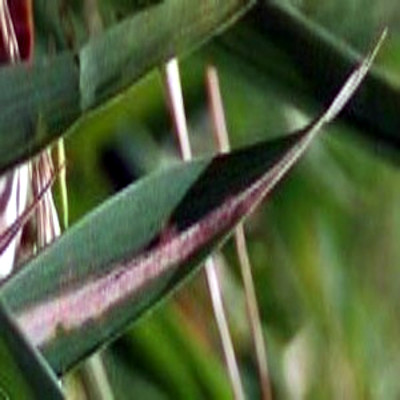
#> input picture dataset/images/blb/31.jpg, 400 x 400 px, given as the content of the folder dataset/mekus/training, which was not available
$ python pipeline.py   (older library calls are emulated)
#> lines starting #> are read from the running program, lines starting #| are printed output that depends on the picture; after the words box and inside, x2 and y2 are one past the last pixel; in counts of white or black regions, pixels touching at a corner belong together; pictures that were not available may be replaced by others from this repository, and a replacement may not be noted
### utilities/const.py
import sys

from sklearn.calibration import LabelEncoder
from sklearn.discriminant_analysis import StandardScaler

sys.path.append(r'lib')
sys.path.append(r'utilities')
sys.path.append(r'pre')

import os
import cv2
import numpy as np
from enum import Enum
from sklearn.metrics import accuracy_score
from sklearn.model_selection import KFold, cross_val_score, train_test_split
from sklearn.svm import SVC
from utilities.features import *

"""
INITIAL PAThS
"""
MODEL_PATH = r'dataset\model\models'
SCALER_PATH = r'dataset\model\scalers'
FEATURE_PATH = r'dataset\model\features'
SEGMENTED_PATH = r'dataset\segmented'
AUGMENTED_PATH = r'dataset\augmented'
DATA_PATH = r'dataset\model'
CAPTURED_PATH = r'dataset\captured'
NEW_PATH = r'dataset\training'
TRAINING_PATH = r'dataset\finalized\training'
VALIDATION_PATH = r'dataset\finalized\validation'
TESTING_PATH = r'dataset\finalized\testing'
UNLABLED_PATH = r'dataset\plants'
PHILRICE_PATH = r'dataset\philrice'
DATASET_PATH = r'dataset\mix and match\ONNO'
SEG_PATH = r'dataset\model'
LOGS_PATH = r'reports'

"""
GENERAL CONSTANTS
"""
class Model(Enum):
    BaseModel       = 0
    ParticleSwarm   = 1
    AntColony       = 2
    ArtificialBee   = 3

class Disease(Enum):
    blb     =   0
    hlt     =   1
    rb     =   2
    sb     =   3

label_encoder = LabelEncoder()

DISEASES = ['blb', 'hlt', 'rb', 'sb']
CLASSIFIER = SVC(C=10, kernel='rbf', probability=True)
CORES = os.cpu_count() // 2
CORES = CORES if CORES // 2 >= os.cpu_count() else CORES + 1
PARAM_GRID = {
    'C': [0.1, 1, 10],
    'kernel': ['rbf'],
    'gamma': ['scale', 'auto'] + [0.1, 1],
    # 'coef0': [0.0, 2.0],
    'class_weight': [None, 'balanced'],
    'decision_function_shape': ['ovr', 'ovo'],
    # 'shrinking': [True, False],
    'probability': [True, False],  # Add this line to control the randomness of the underlying implementation
    # 'random_state': [None, 0, 42]  # Add this line to control the seed of the random number generator
}
FOLDS = 4 # Amount of folds, KFOLD is automatically applied if FOLDS > 1
SHUFFLE = True # False to ensure replicability over all models

R_STATE = None # Select Random State to ensure replicablity
TEST_SIZE = 0.2 #  Percentage of test size
VAL_SIZE = 0.25
"""
OBJECTIVE FUNCTION
"""

# [54 lines left out: functions fitness_cv, fitness, fitness_pso, not called in this run]

"""
FOR PRE-PROCESSING
"""
WIDTH, HEIGHT = 500, 500
FEAT_W = FEAT_H = 100
LTHRESHOLD = 128
DENOISE_KERNEL = (3, 3)
DENOISE_SIGMA = 0

LB = 191
UB = 251

SHARPEN_KERNEL = np.array([[-1, -1, -1],
                           [-1, 9, -1],
                           [-1, -1, -1]], dtype=np.float32)

AUGMENTATIONS = [
    ('H_FLIP', lambda img: cv2.flip(img, 1)),
    ('V_FLIP', lambda img: cv2.flip(img, 0)),
    ('ROT90C', lambda img: cv2.rotate(img, cv2.ROTATE_90_CLOCKWISE)),
    ('ROT180', lambda img: cv2.rotate(img, cv2.ROTATE_180)),
    ('ROT90O', lambda img: cv2.rotate(img, cv2.ROTATE_90_COUNTERCLOCKWISE)),
    ('CONINC', lambda img: cv2.convertScaleAbs(img, alpha=1.5, beta=0)),
    ('CONDEC', lambda img: cv2.convertScaleAbs(img, alpha=0.5, beta=0)),
    ('BR_INC', lambda img: cv2.convertScaleAbs(img, alpha=1, beta=50)),
    ('BR_DEC', lambda img: cv2.convertScaleAbs(img, alpha=1, beta=-50)),
    ('IMBLUR', lambda img: cv2.GaussianBlur(img, (5, 5), 0)),  # Apply Gaussian blur
    ('SHARPN', lambda img: cv2.filter2D(img, -1, SHARPEN_KERNEL)),  # Apply sharpening filter
]
"""
FOR FEATURE EXTRACTION
"""
# HOG (SHAPE) FEATURES
PPC = (8, 8)
CPB = (1, 1)
ORIENT = 8

# LBP (TEXTURE) FEATURES
RADIUS = 1
POINTS = 8 * RADIUS

# GLCM (TEXTURE) FEATURES
DISTANCE = 1
ANGLES = 0
LEVELS = 256

# COLOR COHERANCE FEATURES
N_BINS = 8

FEATURES = {
    'SHP-HOG' : lambda image: getHOGFeatures(image, ORIENT, PPC, CPB),
    # 'IMG-HOG' : lambda image: getHOGImageFeatures(image, ORIENT, PPC, CPB),
    'TXR-GLCM': lambda image: getGLCMFeatures(image, DISTANCE, ANGLES, LEVELS),
    'TXR-LBP' : lambda image: getLBPFeatures(image, RADIUS, POINTS),
    'COL-HSV' : lambda image: getHSVFeatures(image),
    'COL-LAB' : lambda image: getLABFeatures(image),
    'COL-RGB' : lambda image: getRGBFeatures(image),
    'COL-STAT' : lambda image: getStatFeatures(image),
    'COL-COLHIST': lambda image: getColHistFeatures(image),
    'COL-CCV': lambda image: getCCVFeatures(image, N_BINS)
}

GROUPED_FEATURES = {}
for feature, _ in FEATURES.items():
    prefix = feature.split('-')[0]  # Extract the prefix
    if prefix not in GROUPED_FEATURES:
        GROUPED_FEATURES[prefix] = []
    GROUPED_FEATURES[prefix].append(feature)

### const.py
import sys

from sklearn.calibration import LabelEncoder
from sklearn.discriminant_analysis import StandardScaler

sys.path.append(r'lib')
sys.path.append(r'utilities')

import os
import cv2
import numpy as np
from enum import Enum
from sklearn.metrics import accuracy_score
from sklearn.model_selection import KFold, cross_val_score, train_test_split
from sklearn.svm import SVC
from utilities.features import *
np.set_printoptions(threshold=10)
"""
INITIAL PAThS
"""
MODEL_PATH = r'dataset\model\models'
SCALER_PATH = r'dataset\model\scalers'
FEATURE_PATH = r'dataset\model\features'
SEGMENTED_PATH = r'dataset\segmented'
AUGMENTED_PATH = r'dataset\augmented'
DATA_PATH = r'dataset\model'
CAPTURED_PATH = r'dataset\captured'
NEW_PATH = r'dataset\training'
TRAINING_PATH = r'dataset\mekus\training'
VALIDATION_PATH = r'dataset\finalized\validation'
TESTING_PATH = r'dataset\mekus\testing'
UNLABLED_PATH = r'dataset\plants'
PHILRICE_PATH = r'dataset\philrice'
DATASET_PATH = r'dataset\mix and match\ONNO'
SEG_PATH = r'dataset\model'
LOGS_PATH = r'reports'

"""
GENERAL CONSTANTS
"""
class ModelType(Enum):
    BaseModel       = 0
    ParticleSwarm   = 1
    AntColony       = 2
    ArtificialBee   = 3

class Disease(Enum):
    blb     =   0
    hlt     =   1
    rb     =   2
    sb     =   3

label_encoder = LabelEncoder()

DISEASES = ['blb', 'hlt', 'rb', 'sb']
CLASSIFIER = SVC(C=10, kernel='rbf', probability=True)
CORES = os.cpu_count() // 2
CORES = CORES if CORES // 2 >= os.cpu_count() else CORES + 1
PARAM_GRID = {
    'C': [0.1, 1, 10],
    'kernel': ['rbf'],
    'gamma': ['scale', 'auto'] + [0.1, 1],
    # 'coef0': [0.0, 2.0],
    'class_weight': [None, 'balanced'],
    'decision_function_shape': ['ovr', 'ovo'],
    # 'shrinking': [True, False],
    'probability': [True, False],  # Add this line to control the randomness of the underlying implementation
    # 'random_state': [None, 0, 42]  # Add this line to control the seed of the random number generator
}
FOLDS = 4 # Amount of folds, KFOLD is automatically applied if FOLDS > 1
SHUFFLE = True # False to ensure replicability over all models

R_STATE = None # Select Random State to ensure replicablity
TEST_SIZE = 0.2 #  Percentage of test size
VAL_SIZE = 0.25
"""
OBJECTIVE FUNCTION
"""

# [54 lines left out: functions fitness_cv, fitness, fitness_pso, not called in this run]

"""
FOR PRE-PROCESSING
"""
WIDTH = HEIGHT = 100
LTHRESHOLD = 128
DENOISE_KERNEL = (3, 3)
DENOISE_SIGMA = 0

LB = 191
UB = 251

SHARPEN_KERNEL = np.array([[-1, -1, -1],
                           [-1, 9, -1],
                           [-1, -1, -1]], dtype=np.float32)

AUGMENTATIONS = [
    ('H_FLIP', lambda img: cv2.flip(img, 1)),
    ('V_FLIP', lambda img: cv2.flip(img, 0)),
    ('ROT90C', lambda img: cv2.rotate(img, cv2.ROTATE_90_CLOCKWISE)),
    ('ROT180', lambda img: cv2.rotate(img, cv2.ROTATE_180)),
    ('ROT90O', lambda img: cv2.rotate(img, cv2.ROTATE_90_COUNTERCLOCKWISE)),
    ('CONINC', lambda img: cv2.convertScaleAbs(img, alpha=1.5, beta=0)),
    ('CONDEC', lambda img: cv2.convertScaleAbs(img, alpha=0.5, beta=0)),
    ('BR_INC', lambda img: cv2.convertScaleAbs(img, alpha=1, beta=50)),
    ('BR_DEC', lambda img: cv2.convertScaleAbs(img, alpha=1, beta=-50)),
    ('IMBLUR', lambda img: cv2.GaussianBlur(img, (5, 5), 0)),  # Apply Gaussian blur
    ('SHARPN', lambda img: cv2.filter2D(img, -1, SHARPEN_KERNEL)),  # Apply sharpening filter
]
"""
FOR FEATURE EXTRACTION
"""
# HOG (SHAPE) FEATURES
PPC = (8, 8)
CPB = (1, 1)
ORIENT = 8

# LBP (TEXTURE) FEATURES
RADIUS = 1
POINTS = 8 * RADIUS

# GLCM (TEXTURE) FEATURES
DISTANCE = 1
ANGLES = 0
LEVELS = 256

# COLOR COHERANCE FEATURES
N_BINS = 8

FEATURES = {
    'SHP-HOG' : lambda image: getHOGFeatures(image, ORIENT, PPC, CPB),
    'TXR-GLCM': lambda image: getGLCMFeatures(image, DISTANCE, ANGLES, LEVELS),
    'TXR-LBP' : lambda image: getLBPFeatures(image, RADIUS, POINTS),
    'COL-HSV' : lambda image: getHSVFeatures(image),
    'COL-LAB' : lambda image: getLABFeatures(image),
    'COL-RGB' : lambda image: getRGBFeatures(image),
    'COL-STAT' : lambda image: getStatFeatures(image),
    'COL-COLHIST': lambda image: getColHistFeatures(image),
    'COL-CCV': lambda image: getCCVFeatures(image, N_BINS)
}

GROUPED_FEATURES = {}
for feature, _ in FEATURES.items():
    prefix = feature.split('-')[0]  # Extract the prefix
    if prefix not in GROUPED_FEATURES:
        GROUPED_FEATURES[prefix] = []
    GROUPED_FEATURES[prefix].append(feature)

### pre/segment.py
import cv2
from utilities.const import *
from pre.norm import *

def segment_leaf(image):
    hsv = cv2.cvtColor(image, cv2.COLOR_BGR2HSV)
    _, s, v = cv2.split(hsv)

    v = cv2.equalizeHist(v)
    v = cv2.convertScaleAbs(v, alpha=1.25)
    _, v = cv2.threshold(v, LB, UB, cv2.THRESH_BINARY)

    # Thresholding based segmentation
    leaf = cv2.bitwise_or(s, v)
    mask = leaf

    # Thresholding
    _, mask = cv2.threshold(mask, LB, UB, cv2.THRESH_BINARY)
    mask = cv2.bitwise_and(image, image, mask=mask)

    return mask

# [160 lines left out: functions ssegment_leaf, combine_leaf_and_disease, process_image, ex_segment_leaf, not called in this run]

### utilities/features.py
from skimage.feature import local_binary_pattern
from skimage.feature import graycomatrix, graycoprops
from skimage import img_as_ubyte
from skimage.feature import hog

import numpy as np
import cv2

# [12 lines left out: function getGLCMFeatures, not called in this run]

def getHOGFeatures(image, orientations, pixels_per_cell, cells_per_block):

    image = cv2.cvtColor(image, cv2.COLOR_BGR2GRAY)
    hog_features, _ = hog(image, orientations=orientations, pixels_per_cell=pixels_per_cell,
                    cells_per_block=cells_per_block, visualize=True)
    # hog_image = hog_image.flatten()
    return hog_features
    return np.concatenate((hog_features, hog_image))

# [190 lines left out: functions getHOGImageFeatures, getLBPFeatures, getHSVFeatures, getLABFeatures, getRGBFeatures, getStatFeatures and 2 more, not called in this run]

### lib/classifier.py
import json
import joblib
from sklearn.model_selection import train_test_split
from sklearn.metrics import classification_report, accuracy_score
from sklearn.model_selection import GridSearchCV
from sklearn.model_selection import cross_val_score

from pyswarm import pso
from sklearn.impute import SimpleImputer
from sklearn.preprocessing import LabelEncoder
from sklearn.preprocessing import StandardScaler
from sklearn.model_selection import train_test_split
from sklearn.svm import SVC
from tqdm import tqdm
import numpy as np
from lib.WrapperACO import WrapperACO
from lib.WrapperPSO import WrapperPSO

from utilities.const import *
from utilities.util import saveModel

# [198 lines left out: functions BaseModel, useBaseCV, usePSO, useGridSVC, not called in this run]

def createModel(features, labels, selectedFeatures=None):
    X_train, X_test = features
    Y_train, Y_test = labels

    X_train = X_train[:, selectedFeatures] if selectedFeatures is not None else X_train
    X_test = X_test[:, selectedFeatures] if selectedFeatures is not None else X_test

    svm = SVC(C=10, kernel='rbf', probability=True)
    svm.fit(X_train, Y_train)

    Y_pred = svm.predict(X_test)
    report = classification_report(Y_test, Y_pred, target_names=label_encoder.classes_, zero_division='warn')
    jsonreport = classification_report(Y_test, Y_pred, target_names=label_encoder.classes_, output_dict=True)
    overall_accuracy = accuracy_score(Y_test, Y_pred)

    print("Classification Report:")
    print(report)
    print(f"Overall Accuracy: {overall_accuracy * 100:.2f}%")
    print(f"Features: {X_train.shape[1]}")

    try:
        with open(f'{LOGS_PATH}/ClassReports.json', 'r') as file:
            try:
                data = json.load(file)
            except json.decoder.JSONDecodeError:
                data = {'reports': []}
    except FileNotFoundError:
        with open(f'{LOGS_PATH}/ClassReports.json', 'w') as file:
            data = {'reports': []}
            json.dump(data, file, indent=4)

    with open(f'{LOGS_PATH}/ClassReports.json', 'w+') as file:
        data['reports'].append({f"Model-{len(data['reports'])+1}":jsonreport})
        json.dump(data, file, indent=4)

    return svm, overall_accuracy

# [91 lines left out: functions useCVTests, useWrapperACO, useWrapperPSO, useSessionWrapperACO, not called in this run]

### pipeline.py
import json
import math
import time, itertools
from utilities.const import *

from datetime import datetime
from pre.norm import *
from pre.segment import *
from utilities.features import *
from lib.classifier import *
from lib.WrapperACO import *
from utilities.util import saveModel

models = [Model.BaseModel]
images = []
mark = datetime.now().strftime('%Y%m%d-%H%M%S')
# Generate Combinations of Features
combinations = []
for i in range(1, len(GROUPED_FEATURES) + 1):
    for subset in itertools.combinations(GROUPED_FEATURES, i):
        combination = []
        for item in subset:
            for feature_type in GROUPED_FEATURES[item]:
                combination.append(feature_type)
        combinations.append(combination)

print("Preparing Images")
labels = []
if os.path.exists(f"{DATA_PATH}/images.npy"):
    print("Images Loaded")
    images = np.load(f"{DATA_PATH}/images.npy")
    labels = np.load(f"{DATA_PATH}/labels.npy")
else:
    path = TRAINING_PATH
    augment = True
    pre = False
    print("Processing Images")
    for class_folder in os.listdir(path):
        class_label = class_folder
        class_path = os.path.join(path, class_folder)
        print(f"Class Label: {class_label}")
        if not os.path.exists(class_path):
            continue
        # Loop through the images in the class folder
        for image_file in tqdm(os.listdir(class_path)):
            image_path = os.path.join(class_path, image_file)
            image = cv2.imread(image_path)
#> image is the input picture: shape (400, 400, 3); mean B, G, R 61, 94.8, 82
            seg_image = segment_leaf(image)
#> in segment_leaf, `_, s, v = cv2.split(hsv)`:
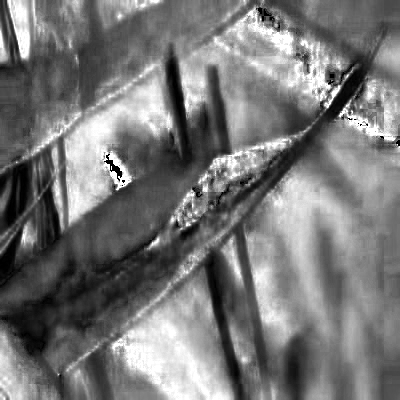
#> s: shape (400, 400); min 0, max 255, mean 118.9
#> in segment_leaf, `_, v = cv2.threshold(v, LB, UB, cv2.THRESH_BINARY)`:
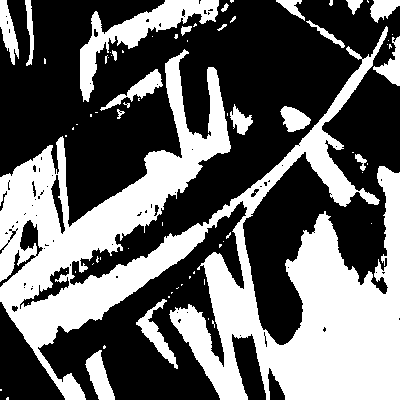
#> v: shape (400, 400); values 0 (black) and 251 (white), 40.1% white; 73 white regions (53 under 20 px), largest, box (x1, y1, x2, y2) and area: (0, 26, 400, 400) 54432, (80, 0, 219, 102) 3542, (85, 350, 115, 400) 780
#> in segment_leaf, `leaf = cv2.bitwise_or(s, v)`:
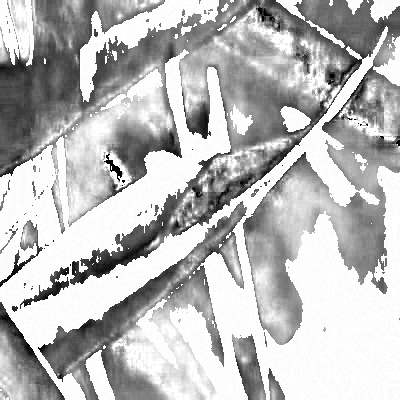
#> leaf: shape (400, 400); min 0, max 255, mean 185.7
            seg_image = cv2.resize(seg_image, (FEAT_W, FEAT_H))
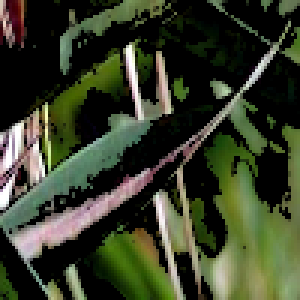
#> seg_image: shape (100, 100, 3) (shown 3 times larger); mean B, G, R 42.2, 62.9, 56.7
            images.append(seg_image)
            labels.append(class_label)
            if augment:
                for augmentation_name, augmentation_fn in AUGMENTATIONS:
                    aug_image = augmentation_fn(image if pre else seg_image)
                    if pre:
                        aug_image = segment_leaf(aug_image)
                        aug_image = cv2.resize(aug_image, (FEAT_W, FEAT_H))
                    images.append(aug_image)
                    labels.append(class_label)
#> this loop made 11 passes
#> pass 1, `aug_image = augmentation_fn(image if pre else seg_image)`:
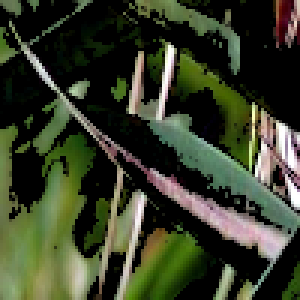
#> aug_image: shape (100, 100, 3) (shown 3 times larger); mean B, G, R 42.2, 62.9, 56.7
#> pass 3, `aug_image = augmentation_fn(image if pre else seg_image)`:
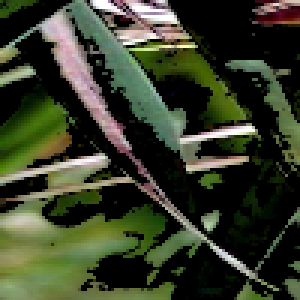
#> aug_image: shape (100, 100, 3) (shown 3 times larger); mean B, G, R 42.2, 62.9, 56.7
#> after the loop, images = 12 items; labels = ['31.jpg', '31.jpg', '31.jpg', '31.jpg', '31.jpg', '31.jpg', '31.jpg', '31.jpg', '31.jpg', '31.jpg', '31.jpg', '31.jpg']

    Y = np.array(labels)
    Y = label_encoder.fit_transform(Y)
#> Y = [0, 0, 0, 0, 0, 0, 0, 0, 0, 0, 0, 0]
print(f"Images: {Y.shape[0]}")
#| Images: 12
save = False

print("Starting Exhaustive Training")

for combination in combinations:
    print("Combination: ", combination)
    X = []
    for image in images:
        img_feature = []
        for feature in combination:
            img_feature.extend(FEATURES[feature](image))
        img_feature = np.array(img_feature)
        X.append(img_feature)
#> this loop made 12 passes
#> pass 3, in getHOGFeatures (call 3), `image = cv2.cvtColor(image, cv2.COLOR_BGR2GRAY)`:
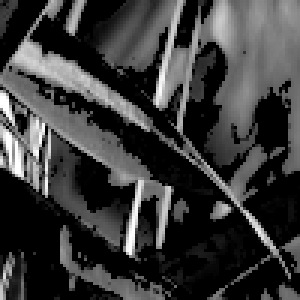
#> image: shape (100, 100) (shown 3 times larger); min 0, max 255, mean 58.7
#> after the loop, X = 12 items
    X = np.array(X)
    scaler = StandardScaler()
    X_train, X_test, Y_train, Y_test = train_test_split(X, Y, test_size=TEST_SIZE, random_state=R_STATE)
#> Y_train = [0, 0, 0, 0, 0, 0, 0, 0, 0]; Y_test = [0, 0, 0]
    X_train = scaler.fit_transform(X_train)
    X_test = scaler.transform(X_test)

    X_split = X_train, X_test
    Y_split = Y_train, Y_test
#> Y_split = ([0, 0, 0, 0, 0, 0, 0, 0, 0], [0, 0, 0])

    def fitness_function(subset): return fitness_cv(X_train, Y_train, subset) if FOLDS > 1 else fitness(X_train, Y_train, subset)
    subset = np.arange(0, X.shape[1])
    fit_accuracy = 0

    if combinations.index(combination) == len(combinations) - 1:
        save = True

    for model in models:
        start = time.time()
        try:
            with open(f'{LOGS_PATH}/{model.name}/{model.name}-{mark}.json', 'r') as file:
                data = json.load(file)
        except FileNotFoundError:
            with open(f'{LOGS_PATH}/{model.name}/{model.name}-{mark}.json', 'w') as file:
                data = {'tests': []}
                json.dump(data, file, indent=4)
        if model is not Model.BaseModel:
            fit_accuracy = fitness_cv(X_train, Y_train, subset) if FOLDS > 1 else fitness(X_train, Y_train, subset)
            print(f"Initial: {subset.shape[0]}: {fit_accuracy}")
        match model:
            case Model.BaseModel:
                classifier, accuracy = createModel(X_split, Y_split)
            case Model.AntColony:
                aco = WrapperACO(fitness_function,
                                X_train.shape[1], ants=5, iterations=5, rho=0.1, Q=.75, debug=1, accuracy=fit_accuracy, parrallel=True)
                solution = useWrapperACO(aco)
                classifier, accuracy, = createModel(X_split, Y_split, solution)
#> (the run stopped early here; a loop or call above may not have finished)

$ run again, on dataset/images/blb/35.jpg
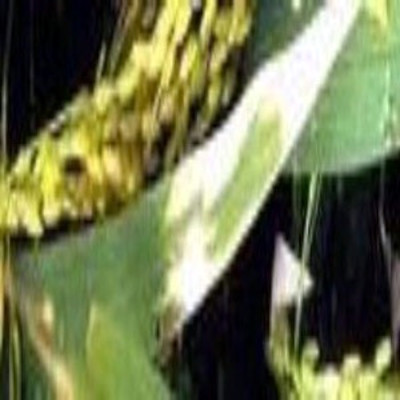
#> input picture dataset/images/blb/35.jpg, 400 x 400 px, given as the content of the folder dataset/mekus/training, which was not available
#> image is the input picture: shape (400, 400, 3); mean B, G, R 79.3, 118.7, 112.7
#> hsv: shape (400, 400, 3); mean H, S, V 53.3, 113.1, 122.2
#> in segment_leaf, `_, v = cv2.threshold(v, LB, UB, cv2.THRESH_BINARY)`:
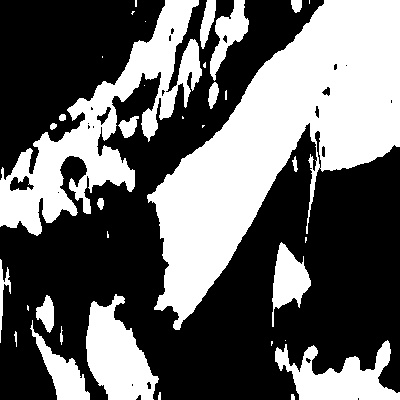
#> v: shape (400, 400); values 0 (black) and 251 (white), 40% white; 36 white regions (15 under 20 px), largest, box (x1, y1, x2, y2) and area: (147, 0, 400, 330) 35001, (0, 0, 202, 236) 13937, (86, 294, 159, 400) 4578
#> after the loop `for augmentation_name, augmentation_fn in AUGMENTATIONS:`: images = 12 items; labels = ['35.jpg', '35.jpg', '35.jpg', '35.jpg', '35.jpg', '35.jpg', '35.jpg', '35.jpg', '35.jpg', '35.jpg', '35.jpg', '35.jpg']
#> Y = [0, 0, 0, 0, 0, 0, 0, 0, 0, 0, 0, 0]
#| Images: 12
#> the loop `for image in images:` made 12 passes
#> pass 3, in getHOGFeatures (call 3), `image = cv2.cvtColor(image, cv2.COLOR_BGR2GRAY)`:
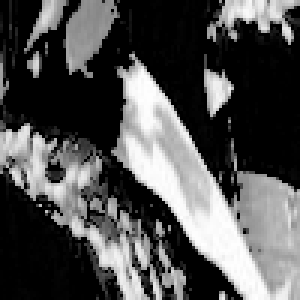
#> image: shape (100, 100) (shown 3 times larger); min 0, max 255, mean 80.7
#> after the loop `for image in images:`: X = 12 items
#> Y_train = [0, 0, 0, 0, 0, 0, 0, 0, 0]; Y_test = [0, 0, 0]
#> Y_split = ([0, 0, 0, 0, 0, 0, 0, 0, 0], [0, 0, 0])

$ run again, on dataset/images/blb/36.jpg
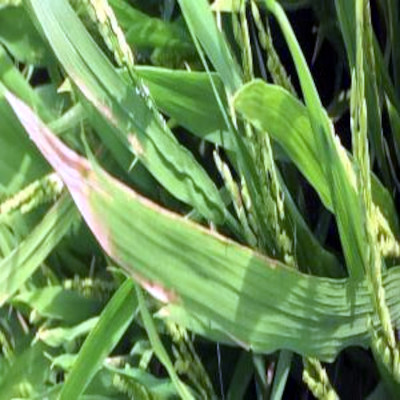
#> input picture dataset/images/blb/36.jpg, 400 x 400 px, given as the content of the folder dataset/mekus/training, which was not available
#> image is the input picture: shape (400, 400, 3); mean B, G, R 86.6, 142.7, 107.3
#> hsv: shape (400, 400, 3); mean H, S, V 54.6, 114.9, 143.6
#> in segment_leaf, `_, v = cv2.threshold(v, LB, UB, cv2.THRESH_BINARY)`:
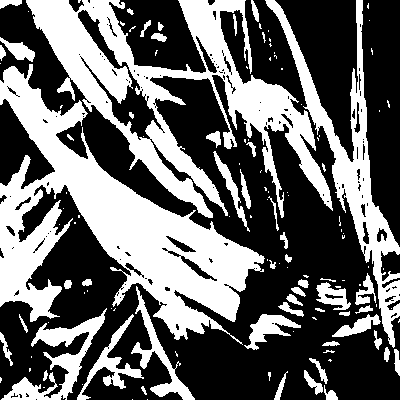
#> v: shape (400, 400); values 0 (black) and 251 (white), 39.9% white; 128 white regions (75 under 20 px), largest, box (x1, y1, x2, y2) and area: (0, 64, 265, 345) 25026, (26, 0, 333, 218) 19846, (265, 0, 400, 348) 7582
#> after the loop `for augmentation_name, augmentation_fn in AUGMENTATIONS:`: images = 12 items; labels = ['36.jpg', '36.jpg', '36.jpg', '36.jpg', '36.jpg', '36.jpg', '36.jpg', '36.jpg', '36.jpg', '36.jpg', '36.jpg', '36.jpg']
#> Y = [0, 0, 0, 0, 0, 0, 0, 0, 0, 0, 0, 0]
#| Images: 12
#> the loop `for image in images:` made 12 passes
#> pass 3, in getHOGFeatures (call 3), `image = cv2.cvtColor(image, cv2.COLOR_BGR2GRAY)`:
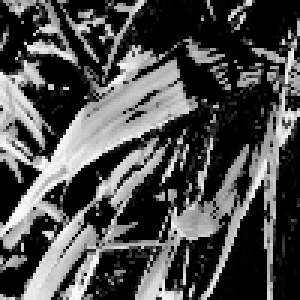
#> image: shape (100, 100) (shown 3 times larger); min 0, max 254, mean 77.3
#> after the loop `for image in images:`: X = 12 items
#> Y_train = [0, 0, 0, 0, 0, 0, 0, 0, 0]; Y_test = [0, 0, 0]
#> Y_split = ([0, 0, 0, 0, 0, 0, 0, 0, 0], [0, 0, 0])
